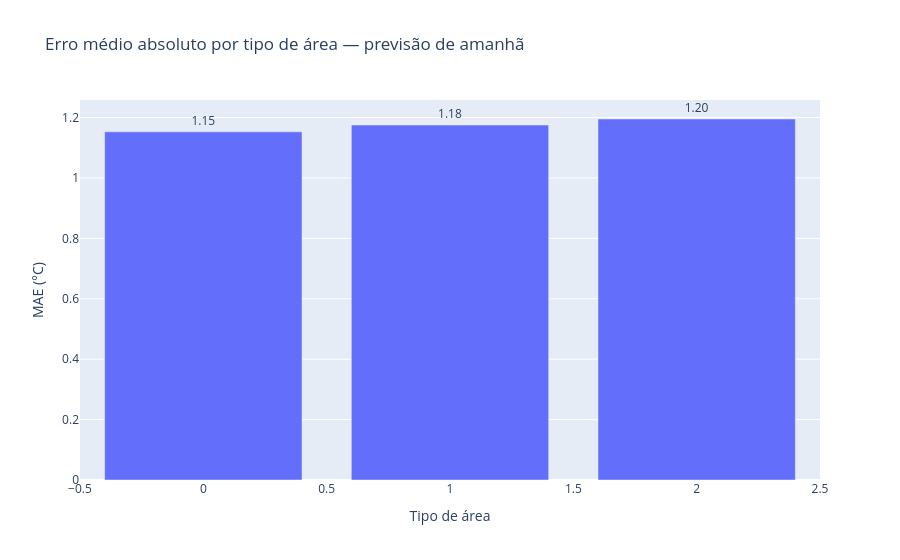

The code cell stored with this chart in its notebook:
### Markdown cell above
### Gráfico: MAE por tipo de área — amanhã

### Code cell
erro_tipo_area_amanha_plot = spark_df_para_dicts(erro_tipo_area_amanha)

fig = px.bar(
    erro_tipo_area_amanha_plot,
    x="tipo_area_idx",
    y="mae",
    text="mae",
    title="Erro médio absoluto por tipo de área — previsão de amanhã",
    labels={
        "tipo_area_idx": "Tipo de área",
        "mae": "MAE (°C)"
    }
)

fig.update_traces(texttemplate="%{text:.2f}", textposition="outside")
fig.show()

### Figure 1 — Plotly figure (JSON) as saved in the notebook; plotly's stock layout.template omitted (floating-point values rounded to 4 significant figures)
{"data": [{"hovertemplate": "Tipo de área=%{x}<br>MAE (°C)=%{text}<extra></extra>", "legendgroup": "", "marker": {"color": "#636efa", "pattern": {"shape": ""}}, "name": "", "orientation": "v", "showlegend": false, "text": [1.153, 1.175, 1.195], "textposition": "outside", "texttemplate": "%{text:.2f}", "type": "bar", "x": [0.0, 1.0, 2.0], "xaxis": "x", "y": [1.153, 1.175, 1.195], "yaxis": "y"}], "layout": {"barmode": "relative", "legend": {"tracegroupgap": 0}, "title": {"text": "Erro médio absoluto por tipo de área — previsão de amanhã"}, "xaxis": {"anchor": "y", "domain": [0, 1], "title": {"text": "Tipo de área"}}, "yaxis": {"anchor": "x", "domain": [0, 1], "title": {"text": "MAE (°C)"}}}}
